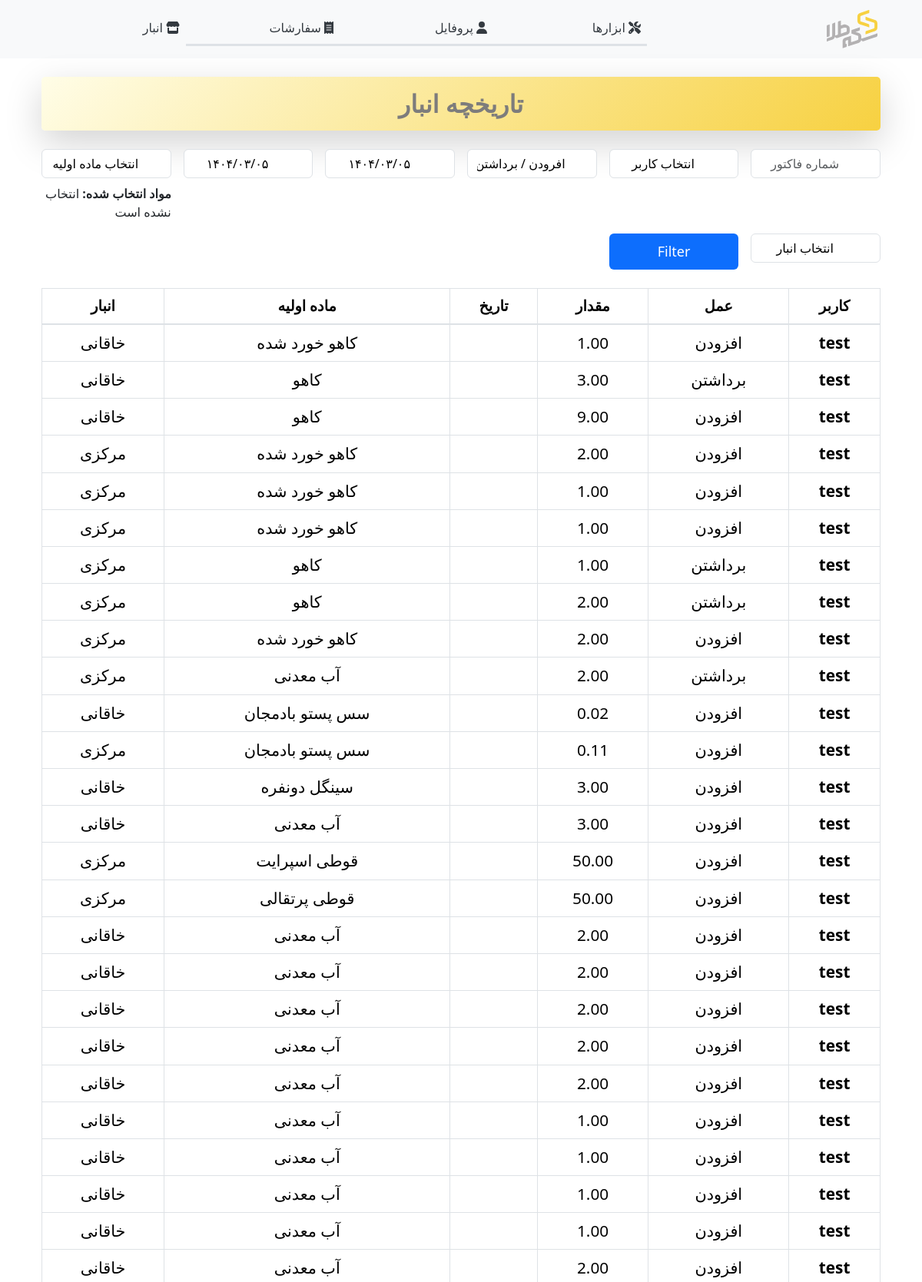
The page /profile/store_log/ (upper part) on the database its author committed.
### users/models.py (models this page shows, shortened)
class InventoryLog(models.Model):
    inventory = models.ForeignKey(Inventory, on_delete=models.CASCADE, related_name='logs')
    change_type = models.CharField(max_length=10, choices=(('ADD', 'افزودن'), ('REMOVE', 'برداشتن')))
    amount = models.DecimalField(max_digits=10, decimal_places=2)
    date = models.DateTimeField(default=timezone.now)
    user = models.ForeignKey(Profile, on_delete= models.CASCADE,related_name='user_inventory_log',blank=True,null=True,default=1)
    receipt_Number = models.IntegerField( null=True,blank=True, default=0)
    def jalali_date(self):
        return JalaliDatetime(self.date).strftime('%Y/%m/%d %H:%M:%S')

class Profile(models.Model):
    user = models.OneToOneField(User, on_delete=models.CASCADE)
    first_name = models.TextField(max_length=100,blank=True)
    last_name = models.TextField(max_length=100,blank=True)
    phone = PhoneNumberField(null=True, blank=True, unique=True)
    address = models.TextField(max_length=300,blank=True,null=True)
    avatar = models.ImageField(default='default.jpg', upload_to='profile_images')
    bio = models.TextField()
    job_position = models.ForeignKey(jobs, on_delete= models.CASCADE,related_name='job_position',default=1,blank=True,null=True)
    push_endpoint = models.TextField(blank=True, null=True)
    push_p256dh = models.TextField(blank=True, null=True)
    push_auth = models.TextField(blank=True, null=True)

class Inventory(models.Model):
    inventory_raw_material = models.ForeignKey(raw_material, on_delete=models.CASCADE, related_name='inventory')
    warehouse = models.ForeignKey(Warehouse, on_delete=models.CASCADE, related_name='inventories', default=1)
    quantity = models.DecimalField(max_digits=10, decimal_places=2, null=False, default=0)  # مقدار پیش‌فرض برای quantity
    last_updated = models.DateTimeField(default=timezone.now)
    receipt_Number = models.IntegerField( null=True,blank=True, default=0)

class raw_material(models.Model):
    name = models.CharField(max_length=200)
    describe = models.CharField(max_length=800)
    unit = models.CharField(max_length=200)
    mother = models.ForeignKey(mother_material, on_delete= models.CASCADE,related_name='mother_material',blank=True,null=True)
    mode = models.ForeignKey(mode_raw_materials,default=None, on_delete= models.CASCADE,related_name='mode_raw_materials',blank=True,null=True)
    class Meta:
        ordering = ['describe']

class Warehouse(models.Model):
    name = models.CharField(max_length=200)
    location = models.CharField(max_length=200, blank=True, null=True)
    capacity = models.DecimalField(max_digits=10, decimal_places=0, blank=True, null=True)  # ظرفیت انبار

### users/views.py (the view)
# urls.py: path('profile/store_log/', log_view_store, name='logs_store'),
def log_view_store(request):
    logs = InventoryLog.objects.all().order_by('date').reverse()
    users = Profile.objects.all()
    raw_materials = RawMaterial.objects.all()
    warehouses = Warehouse.objects.all()
    receipt_number = request.GET.get('receipt_number')
    if receipt_number:
        try:
            receipt_number = int(receipt_number)
        except:
            pass
        logs = logs.filter(receipt_Number=receipt_number)
    user = request.GET.get('user')
    if user and user!='select_all':
        logs = logs.filter(user__id=user)
    change_type = request.GET.get('change_type')
    if change_type:
        logs = logs.filter(change_type=change_type)
    warehouse = request.GET.get('warehouse')
    if warehouse and warehouse !='select_all':
        logs = logs.filter(inventory__warehouse__id=warehouse)
    raw_material = request.GET.get('raw_materials')
    a = request.GET.get('raw_materials')
    if raw_material:
        logs = logs.filter(inventory__inventory_raw_material__id=raw_material)
    default_user = request.GET.get('user', None)
    default_change_type = request.GET.get('change_type', None)
    default_date_from = request.GET.get('date_from', None)
    default_date_to = request.GET.get('date_to', None)
    default_raw_materials = request.GET.getlist('raw_materials', [])
    default_warehouse = request.GET.get('warehouse', None)
    try:
        default_user = int(default_user)
        default_warehouse = int(default_warehouse)
    except:
        pass
    context = {
        'logs': logs,
        'users': users,
        'warehouses':warehouses,
        'raw_materials':  raw_materials,
        'default_user': default_user,
        'default_change_type': default_change_type,
        'default_date_from': default_date_from,
        'default_date_to': default_date_to,
        'default_raw_materials': default_raw_materials,
        'default_warehouse': default_warehouse
    }
    return render(request, 'users/store_log.html',context)

### users/templates/users/store_log.html (shortened to what this page needs)
{% extends "users/base.html" %}
{% block content %}
{% load static %}
<html lang="fa">
<head>
    <link href="https://cdn.jsdelivr.net/npm/select2@4.1.0-rc.0/dist/css/select2.min.css" rel="stylesheet" />
    <link rel="stylesheet" type="text/css" href="{% static 'css/bootstrap.css' %}">
    <link rel="stylesheet" type="text/css" href="{% static 'css/store.css' %}">
    <link rel="stylesheet" type="text/css" href="{% static 'css/persian.datepicker.css' %}">
</head>
<body>
    <div class="container mt-4">
        <div class="card page-title-card shadow-lg rounded-lg p-4 mb-4">
            <h1 class="page-title">تاریخچه انبار</h1>
        </div>
        <form method="GET" class="row g-3 mb-4">
            <div class="col-md-2">
                <input type="text" name="receipt_number" class="form-control" placeholder="شماره فاکتور" value="{{ request.GET.receipt_number }}">
            </div>
            <div class="col-md-2">
                <select name="user" id="userDropdown" class="form-control">
                    <option value="">انتخاب کاربر</option>
                </select>
            </div>
            <div class="col-md-2">
                <select name="change_type" class="form-control">
                    <option value="">افرودن / برداشتن</option>
                </select>
            </div>
            <div class="col-md-2">
                <input type="text" id="date_from" name="date_from" class="form-control" placeholder="از تاریخ" value="{{ default_date_from }}">
            </div>
            <div class="col-md-2">
                <input type="text" id="date_to" name="date_to" class="form-control" placeholder="تا تاریخ" value="{{ default_date_to }}">
            </div>
            <div class="col-md-2 custom-dropdown">
                <button type="button" id="dropdownButton" class="form-control">انتخاب ماده اولیه</button>
                <div class="mt-2">
                    <strong>مواد انتخاب شده:</strong>
                    <span id="selectedMaterials">انتخاب نشده است</span>
                </div>
            </div>
            <div class="col-md-2">
                <select name="warehouse" id="warehouseDropdown" class="form-control">
                    <option value="">انتخاب انبار</option>
                </select>
            </div>
            <div class="col-md-2">
                <button type="submit" class="btn btn-primary">Filter</button>
            </div>
        </form>
        <table class="table table-bordered table-hover">
            <thead>
                <tr>
                    <th class="text-center">کاربر</th>
                    <th class="text-center">عمل</th>
                    <th class="text-center">مقدار</th>
                    <th class="text-center">تاریخ</th>
                    <th class="text-center">ماده اولیه</th>
                    <th class="text-center">انبار</th>
                </tr>
            </thead>
            <tbody>
                {% for log in logs %}
                <tr>
                    <td class="text-center">{{ log.user.user.username }}</td>
                    <td class="text-center">{{ log.get_change_type_display }}</td>
                    <td class="text-center">{{ log.amount }}</td>
                    <td class="text-center">{{ log.jalali_date }}</td>
                    <td class="text-center">{{ log.inventory.inventory_raw_material.name }}</td>
                    <td class="text-center">{{ log.inventory.warehouse.name }}</td>
                </tr>
                {% endfor %}
            </tbody>
        </table>
    </div>
</body>
{% endblock %}

### users/static/css/base.css (style rules this page uses)
body { font-family: 'B Nazanin'; src: url('/fonts/BNazanin.woff2') format('woff2'), url('/fonts/BNazanin.woff') format('woff'); }

### users/static/css/store.css (style rules this page uses)
h1 { text-align: center; color: #333; direction: rtl; text-align: right; }
.card { margin: 10px 0; padding: 10px; background-color: #e7e7e7; border-radius: 5px; box-shadow: 0 2px 5px rgba(0, 0, 0, 0.1); direction: rtl; text-align: right; }
.form-control { padding-right: 2.5rem; text-align: center; flex: 1; color: #000; background-color: #fff; }
.page-title-card { background: linear-gradient(135deg, #fffde7, #F7D141); text-align: center; border: none; display: flex; align-items: center; justify-content: center; height: 70px; }
h1.page-title { font-size: 2rem; font-weight: bold; color: #7d7c7c; margin-bottom: 0; }
.btn-primary { width: 100%; border: none; padding: 10px 20px; font-size: 18px; cursor: pointer; }
.custom-dropdown { position: relative; display: inline-block; }
table { padding-top: 20px; width: 100%; border-collapse: collapse; margin-bottom: 20px; }
thead th { background-color: #343a40; color: #fff; text-align: center; padding: 12px; font-size: 1.2em; border-bottom: 2px solid #dee2e6; }
tbody tr:nth-child(even) { background-color: #f2f2f2; }
tbody td { padding: 12px; text-align: center; font-size: 1.3em; border-bottom: 1px solid #dee2e6; }
tbody td:first-child { font-weight: bold; }

### rows shown on the page
InventoryLog: user.user.username "test", change_type "افزودن", amount "1.00", inventory.inventory_raw_material.name "کاهو خورد شده", inventory.warehouse.name "خاقانی"
InventoryLog: user.user.username "test", change_type "برداشتن", amount "3.00", inventory.inventory_raw_material.name "کاهو", inventory.warehouse.name "خاقانی"
InventoryLog: user.user.username "test", change_type "افزودن", amount "9.00", inventory.inventory_raw_material.name "کاهو", inventory.warehouse.name "خاقانی"
InventoryLog: user.user.username "test", change_type "افزودن", amount "2.00", inventory.inventory_raw_material.name "کاهو خورد شده", inventory.warehouse.name "مرکزی"
InventoryLog: user.user.username "test", change_type "افزودن", amount "1.00", inventory.inventory_raw_material.name "کاهو خورد شده", inventory.warehouse.name "مرکزی"
InventoryLog: user.user.username "test", change_type "افزودن", amount "1.00", inventory.inventory_raw_material.name "کاهو خورد شده", inventory.warehouse.name "مرکزی"
InventoryLog: user.user.username "test", change_type "برداشتن", amount "1.00", inventory.inventory_raw_material.name "کاهو", inventory.warehouse.name "مرکزی"
InventoryLog: user.user.username "test", change_type "برداشتن", amount "2.00", inventory.inventory_raw_material.name "کاهو", inventory.warehouse.name "مرکزی"
InventoryLog: user.user.username "test", change_type "افزودن", amount "2.00", inventory.inventory_raw_material.name "کاهو خورد شده", inventory.warehouse.name "مرکزی"
InventoryLog: user.user.username "test", change_type "برداشتن", amount "2.00", inventory.inventory_raw_material.name "آب معدنی", inventory.warehouse.name "مرکزی"
InventoryLog: user.user.username "test", change_type "افزودن", amount "0.02", inventory.inventory_raw_material.name "سس پستو بادمجان", inventory.warehouse.name "خاقانی"
InventoryLog: user.user.username "test", change_type "افزودن", amount "0.11", inventory.inventory_raw_material.name "سس پستو بادمجان", inventory.warehouse.name "مرکزی"
InventoryLog: user.user.username "test", change_type "افزودن", amount "3.00", inventory.inventory_raw_material.name "سینگل دونفره", inventory.warehouse.name "خاقانی"
InventoryLog: user.user.username "test", change_type "افزودن", amount "3.00", inventory.inventory_raw_material.name "آب معدنی", inventory.warehouse.name "خاقانی"
InventoryLog: user.user.username "test", change_type "افزودن", amount "50.00", inventory.inventory_raw_material.name "قوطی اسپرایت", inventory.warehouse.name "مرکزی"
InventoryLog: user.user.username "test", change_type "افزودن", amount "50.00", inventory.inventory_raw_material.name "قوطی پرتقالی", inventory.warehouse.name "مرکزی"
InventoryLog: user.user.username "test", change_type "افزودن", amount "2.00", inventory.inventory_raw_material.name "آب معدنی", inventory.warehouse.name "خاقانی"
InventoryLog: user.user.username "test", change_type "افزودن", amount "2.00", inventory.inventory_raw_material.name "آب معدنی", inventory.warehouse.name "خاقانی"
InventoryLog: user.user.username "test", change_type "افزودن", amount "2.00", inventory.inventory_raw_material.name "آب معدنی", inventory.warehouse.name "خاقانی"
InventoryLog: user.user.username "test", change_type "افزودن", amount "2.00", inventory.inventory_raw_material.name "آب معدنی", inventory.warehouse.name "خاقانی"
InventoryLog: user.user.username "test", change_type "افزودن", amount "2.00", inventory.inventory_raw_material.name "آب معدنی", inventory.warehouse.name "خاقانی"
InventoryLog: user.user.username "test", change_type "افزودن", amount "1.00", inventory.inventory_raw_material.name "آب معدنی", inventory.warehouse.name "خاقانی"
InventoryLog: user.user.username "test", change_type "افزودن", amount "1.00", inventory.inventory_raw_material.name "آب معدنی", inventory.warehouse.name "خاقانی"
InventoryLog: user.user.username "test", change_type "افزودن", amount "1.00", inventory.inventory_raw_material.name "آب معدنی", inventory.warehouse.name "خاقانی"
InventoryLog: user.user.username "test", change_type "افزودن", amount "1.00", inventory.inventory_raw_material.name "آب معدنی", inventory.warehouse.name "خاقانی"
InventoryLog: user.user.username "test", change_type "افزودن", amount "2.00", inventory.inventory_raw_material.name "آب معدنی", inventory.warehouse.name "خاقانی"
